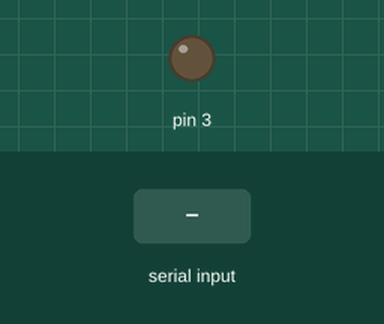
Simulated run of this sketch. Board: Arduino Uno, built with avr-gcc and run on an emulated ATmega328P. On the bench: output pins drawn as LEDs (lit = HIGH). The test bench sets the inputs (shaded band). What the sketch prints to the serial monitor is not drawn.

Above: at 1.2 s.
1.3 s: "1" received over Serial
At 2.5 s:
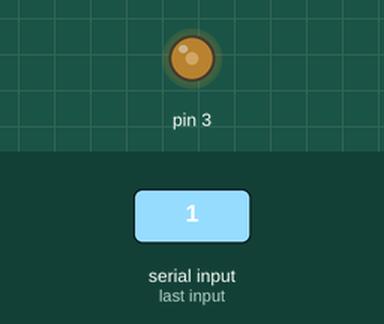
2.9 s: "2" received over Serial
At 3.7 s:
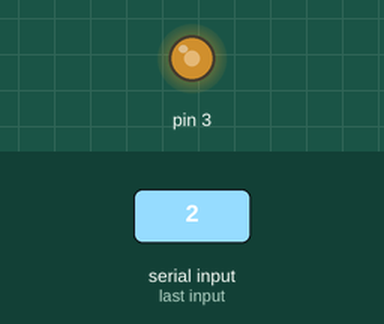
4.5 s: "3" received over Serial
At 5.0 s:
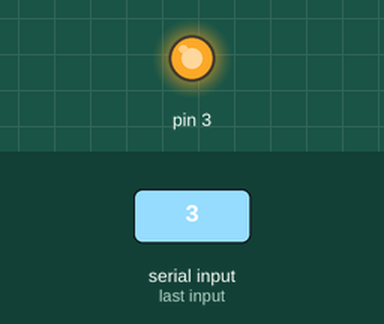
6.1 s: "0" received over Serial
At 7.3 s:
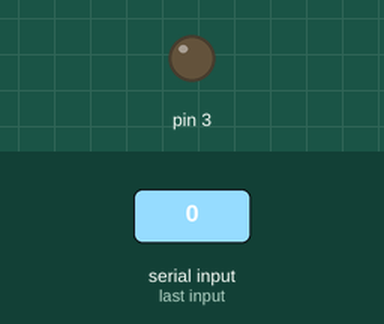
Timing chart, 0 to 8.6 s (numbered marks = the images above; inputs shaded):
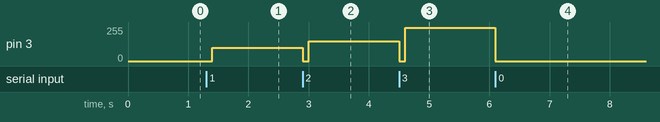

The sketch:

SpeedWithPWM.ino
```cpp
  void setup(){
    pinMode(3, OUTPUT);
    Serial.begin(9600);
  Serial.print("type: \n");
  Serial.print("0 = Motor stops \n");
  Serial.print("1 = 100 PWM \n");
  Serial.print("2 = 150 PWM \n");
  Serial.print("3 = 250 PWM \n");
  }
  void loop(){
   if (Serial.available() > 0) {
    int cc = Serial.read(); //wait character

    switch (cc) {
     case '0':

          digitalWrite(3, LOW);
          break;
    case '1':

          digitalWrite(3, LOW);
          delay(100);
          analogWrite( 3, 100); //PWM 100
          break;
     case '2':
          digitalWrite(3, LOW);
          delay(100);
          analogWrite( 3, 150); //PWM 150
          break;
     case '3':
          digitalWrite(3, LOW);
          delay(100);
          analogWrite( 3, 250); //PWM 250
          break;
    }
   }
  }
```

Measured:
- after the input at 1.3 s, pin 3: 0/255 → 100/255 after 0.10 s
- after the input at 2.9 s, pin 3: 100/255 → 0/255 at once, → 150/255 0.10 s later
- after the input at 4.5 s, pin 3: 150/255 → 0/255 at once, → 250/255 0.10 s later
- after the input at 6.1 s, pin 3: 250/255 → 0/255 at once
